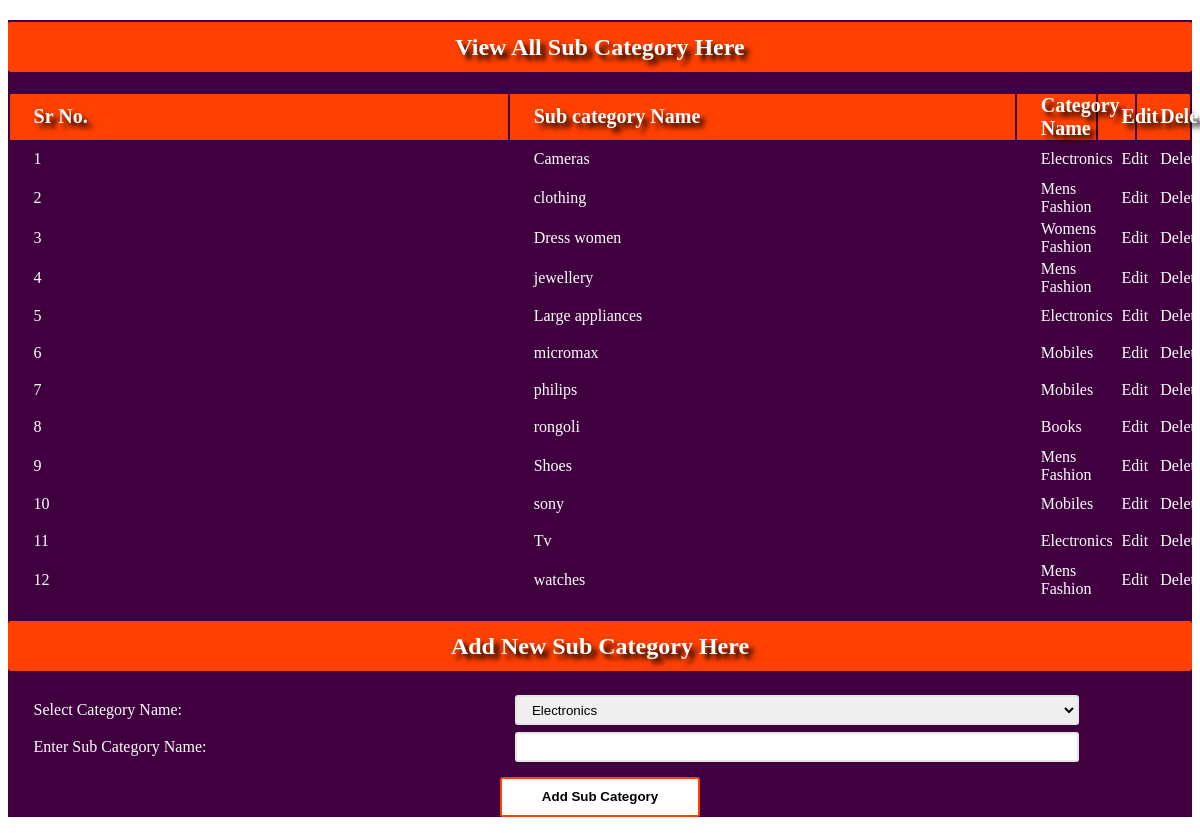
Page /addfile/sub_cat.php on the committed database.
### tables this page shows
CREATE TABLE `sub_cat` (
  `sub_cat_id` int(11) NOT NULL,
  `sub_cat_name` varchar(100) NOT NULL,
  `cat_id` int(11) NOT NULL
);

CREATE TABLE `main_cat` (
  `cat_id` int(11) NOT NULL,
  `cat_name` varchar(100) NOT NULL
);

### addfile/sub_cat.php (the view, shortened to what this page needs)
<html>
<head>
</head>
<div id="bodyright">
<h2 id="add_cat" >View All Sub Category Here</h2>
<form method="post" enctype="multipart/form-data">
	<table>
		<tr>
			<th>Sr No.</th>
			<th>Sub category Name</th>
			<th >Category Name</th>
			<th>Edit</th>
			<th>Delete</th>
		</tr>
		<?php include("db.php");
		$fetch_cat=$con->prepare("select * from sub_cat ORDER BY sub_cat_name  ");
						$fetch_cat->setFetchMode(PDO:: FETCH_ASSOC);
						$fetch_cat->execute();
						$i=1;
						while($row=$fetch_cat->fetch()):
						$cat_id=$row['cat_id'];
						$fetch_main_cat=$con->prepare("select * from main_cat where cat_id='$cat_id'");
						$fetch_main_cat->setFetchMode(PDO:: FETCH_ASSOC);
						$fetch_main_cat->execute();
						$row_main=$fetch_main_cat->fetch();
						echo "
						<tr>
								<td>".$i++."</td>
								<td>".$row['sub_cat_name']."</td>
								<td>".$row_main['cat_name']."</td>
								<td><a href='admin_index.php?edit_sub_cat=".$row['sub_cat_id']."'>Edit</a></td>
								<td><a href='delete_cat.php?delete_sub_cat=".$row['sub_cat_id']."'>Delete</a></td>
							</tr>	";
						endwhile;
						?>
	</table>
</form>
	<form method="post">
		<h2  >Add New Sub Category Here</h2>
		<table>
		<tr>
				<td>Select Category Name:</td>
				<td><select name="main_cat">
					<?php
						include("function.php");
						echo viewall_cat();
					?>
				</td>
			</tr>
			<tr>
				<td>Enter Sub Category Name:</td>
				<td><input type="text" name="sub_cat_name" required /></td>
			</tr>
		</table>
		<center><button name="add_sub_cat">Add Sub Category </button></center>
	</form>
</div>

### addfile/sub_cat.php (style rules this page uses)
#bodyright { background:#400040; }
#bodyright h2 { border-radius:3px;height:50px;line-height:50px;background:#ff4000;color:#fff; text-align:center; text-shadow:5px 5px 5px #000; }
#bodyright form table { width:100%;margin:auto;margin-top:10px !important; }
#bodyright form table tr td { padding-left:2%;width:50%;height:35px;color:#fff; }
#bodyright form table tr td input { margin-left:-110px;border-radius:3px;border:2px solid #e6e6e6; width:100%;height:30px;padding-left:2%;box-sizzing:border-box; }
#bodyright form table tr td select { margin-left:-110px;border-radius:3px;border:2px solid #e6e6e6; width:100%;height:30px;padding-left:2%;box-sizzing:border-box; }
#bodyright form button { margin-top:10px;border-radius:3px;border:2px solid #ff4000;width:200px;height:40px;font-weight:bold;outline:none;background:#fff; }
#bodyright form table tr th { padding:0% 3% 0% 2%;box-sizzing:border-box;font-size:20px;color:#fff; text-align:left; background:#ff4000; height:40px;text-shadow:5px 5px 5px #000; }
#add_cat { margin-top:20px;border-top:2px solid #400040; }
#bodyright form table tr td a { text-decoration:none;color:#fff; }

### rows in the picture
sub_cat: sub_cat_name "Cameras", cat.cat_name "Electronics"
sub_cat: sub_cat_name "clothing", cat.cat_name "Mens Fashion"
sub_cat: sub_cat_name "Dress women", cat.cat_name "Womens Fashion"
sub_cat: sub_cat_name "jewellery", cat.cat_name "Mens Fashion"
sub_cat: sub_cat_name "Large appliances", cat.cat_name "Electronics"
sub_cat: sub_cat_name "micromax", cat.cat_name "Mobiles"
sub_cat: sub_cat_name "philips", cat.cat_name "Mobiles"
sub_cat: sub_cat_name "rongoli", cat.cat_name "Books"
sub_cat: sub_cat_name "Shoes", cat.cat_name "Mens Fashion"
sub_cat: sub_cat_name "sony", cat.cat_name "Mobiles"
sub_cat: sub_cat_name "Tv", cat.cat_name "Electronics"
sub_cat: sub_cat_name "watches", cat.cat_name "Mens Fashion"

### other values in the picture
form field main_cat "Electronics"
